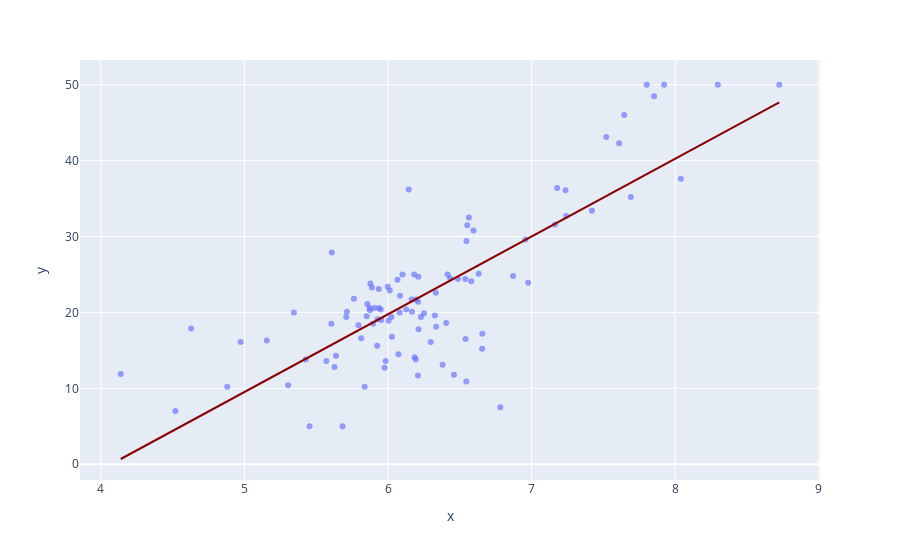

Notebook code cell kept with this figure:
### Markdown cell above
Erreichte Erfolgsmetrik von mindestens 66% erreicht.

### Code cell
px.scatter(x=X_test['RM'], y=y_test, opacity=0.65, 
                trendline='ols', trendline_color_override='darkred')
